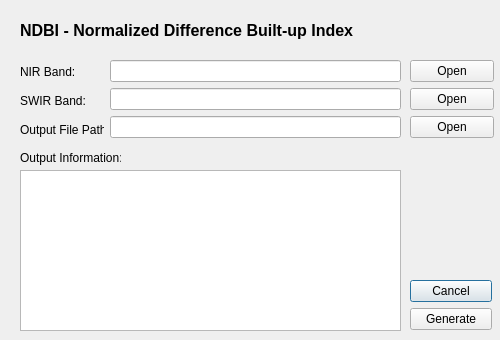
<?xml version="1.0" encoding="UTF-8"?>
<ui version="4.0">
 <class>Ndbi</class>
 <widget class="QDialog" name="Ndbi">
  <property name="geometry">
   <rect>
    <x>0</x>
    <y>0</y>
    <width>500</width>
    <height>340</height>
   </rect>
  </property>
  <property name="windowTitle">
   <string>Dialog</string>
  </property>
  <widget class="QWidget" name="layoutWidget_3">
   <property name="geometry">
    <rect>
     <x>410</x>
     <y>280</y>
     <width>82</width>
     <height>50</height>
    </rect>
   </property>
   <layout class="QVBoxLayout" name="verticalLayout_4">
    <item>
     <widget class="QPushButton" name="cancel_btn">
      <property name="text">
       <string>Cancel</string>
      </property>
     </widget>
    </item>
    <item>
     <widget class="QPushButton" name="ndbi_btn">
      <property name="text">
       <string>Generate</string>
      </property>
     </widget>
    </item>
   </layout>
  </widget>
  <widget class="QLabel" name="label_4">
   <property name="geometry">
    <rect>
     <x>20</x>
     <y>10</y>
     <width>411</width>
     <height>41</height>
    </rect>
   </property>
   <property name="font">
    <font>
     <pointsize>12</pointsize>
     <weight>75</weight>
     <bold>true</bold>
    </font>
   </property>
   <property name="text">
    <string>NDBI - Normalized Difference Built-up Index</string>
   </property>
  </widget>
  <widget class="QLabel" name="label_5">
   <property name="geometry">
    <rect>
     <x>20</x>
     <y>150</y>
     <width>101</width>
     <height>16</height>
    </rect>
   </property>
   <property name="text">
    <string>Output Information:</string>
   </property>
  </widget>
  <widget class="QWidget" name="layoutWidget_4">
   <property name="geometry">
    <rect>
     <x>20</x>
     <y>60</y>
     <width>84</width>
     <height>81</height>
    </rect>
   </property>
   <layout class="QVBoxLayout" name="verticalLayout">
    <item>
     <widget class="QLabel" name="label_2">
      <property name="text">
       <string>NIR Band:</string>
      </property>
     </widget>
    </item>
    <item>
     <widget class="QLabel" name="label">
      <property name="text">
       <string>SWIR Band:</string>
      </property>
     </widget>
    </item>
    <item>
     <widget class="QLabel" name="label_3">
      <property name="text">
       <string>Output File Path:</string>
      </property>
     </widget>
    </item>
   </layout>
  </widget>
  <widget class="QTextBrowser" name="textBrowser">
   <property name="geometry">
    <rect>
     <x>20</x>
     <y>170</y>
     <width>381</width>
     <height>161</height>
    </rect>
   </property>
  </widget>
  <widget class="QWidget" name="layoutWidget">
   <property name="geometry">
    <rect>
     <x>110</x>
     <y>60</y>
     <width>291</width>
     <height>80</height>
    </rect>
   </property>
   <layout class="QVBoxLayout" name="verticalLayout_2">
    <item>
     <widget class="QLineEdit" name="ndbiNIR_txt"/>
    </item>
    <item>
     <widget class="QLineEdit" name="ndbiSWIR_txt"/>
    </item>
    <item>
     <widget class="QLineEdit" name="ndbiOut_txt"/>
    </item>
   </layout>
  </widget>
  <widget class="QWidget" name="layoutWidget_2">
   <property name="geometry">
    <rect>
     <x>410</x>
     <y>60</y>
     <width>84</width>
     <height>81</height>
    </rect>
   </property>
   <layout class="QHBoxLayout" name="horizontalLayout">
    <item>
     <layout class="QVBoxLayout" name="verticalLayout_3">
      <item>
       <widget class="QPushButton" name="ndbiNIR_btn">
        <property name="text">
         <string>Open</string>
        </property>
       </widget>
      </item>
      <item>
       <widget class="QPushButton" name="ndbiSWIR_btn_2">
        <property name="text">
         <string>Open</string>
        </property>
       </widget>
      </item>
      <item>
       <widget class="QPushButton" name="ndbiOut_btn">
        <property name="text">
         <string>Open</string>
        </property>
       </widget>
      </item>
     </layout>
    </item>
   </layout>
  </widget>
 </widget>
 <resources/>
 <connections/>
</ui>
